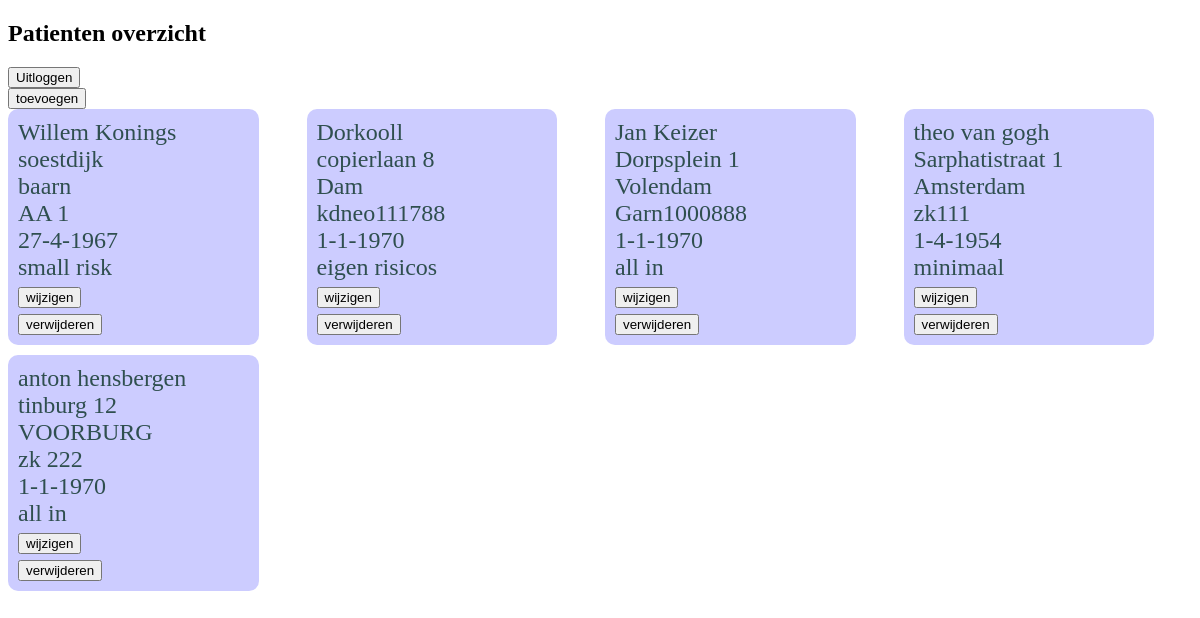
The page / (signed in) on the database its author committed.
### tables this page shows
CREATE TABLE `patienten` (
  `id` int(11) NOT NULL,
  `naam` varchar(50) NOT NULL,
  `adres` varchar(100) NOT NULL,
  `woonplaats` varchar(50) NOT NULL,
  `zknummer` varchar(12) NOT NULL,
  `geboortedatum` varchar(12) NOT NULL,
  `soortverzekering` varchar(15) NOT NULL,
  `artsid` int(11) NOT NULL
);

### index.php (called while the page is built, shortened)
<?php
include_once 'controller/Controller.php';
$controller = new Controller();
$controller->checkAction();

### model/Model.php (called while the page is built, shortened)
<?php
include_once ('model/Patient.php');
class Model
{
    private $database;
    private function makeConnection(){
        $this->database = new \PDO('mysql:host=localhost;dbname=healthone', "root", "");
    }
    public function getPatientenMetArts(){
        $selection = $this->database->query('SELECT `patienten`.`id`,`patienten`.`naam`, `adres`,`woonplaats`,`zknummer`,`geboortedatum`,`soortverzekering`, `artsen`.`naam` as artsid
        FROM `patienten`,`artsen` WHERE `patienten`.`artsid` = `artsen`.`id`');
        if($selection){
            $result=$selection->fetchAll(\PDO::FETCH_CLASS,\model\Patient::class);
            return $result;
        }
        return null;
    }
}

### model/Patient.php (called while the page is built, shortened)
<?php
class Patient
{
    public function __get($property) {
        if (property_exists($this, $property)) {
            return $this->$property;
        }
    }
}

### view/View.php (the view, shortened to what this page needs)
<?php
include_once ('model/Model.php');
include_once('model/Patient.php');
class View
{
    private $model;
    public function __construct($model){
        $this->model = $model;
    }
    public function showPatienten($result = null){
        $patienten = $this->model->getPatientenMetArts();
        echo "<!DOCTYPE html>
                <html lang=\"en\">
                <head>
                    <meta charset=\"UTF-8\">
                    <title>Overzicht patienten</title>
                    <style>
                        #patienten{
                            display:grid;
                            grid-template-columns:repeat(4,1fr);
                            grid-column-gap:10px;
                            grid-row-gap:10px;
                            justify-content: center;
                        }
                        .patient{
                            width:80%;
                            background-color:#ccccff;
                            color:darkslategray;
                            font-size:24px;
                            padding:10px;
                            border-radius:10px;
                        }
                    </style>
                </head>
                <body>";
        if (!isset($_SESSION['user']))
        {
            require ("templates/loginform.php");
        }
        else {
            echo "<h2>Patienten overzicht</h2> ";
            if (isset($_SESSION['user'])) {
               echo" <form action='index.php' method='post'>
                       <input type='hidden' name='logout' value='0'>
                       <input type='submit' value='Uitloggen'/>
                       </form>";
                if ($_SESSION['role'] == "admin") {
                    echo "
                       <form action='index.php' method='post'>
                       <input type='hidden' name='showForm' value='0'>
                       <input type='submit' value='toevoegen'/>
                       </form>
                      ";
                }
            }
            if ($patienten !== null) {
                echo "
                <div id=\"patienten\">";
                foreach ($patienten as $patient) {
                    echo "<div class=\"patient\">
                              $patient->naam<br />
                              $patient->adres<br />
                              $patient->woonplaats<br />
                              $patient->zknummer<br />
                              $patient->geboortedatum<br />
                              $patient->soortverzekering<br />
                              $patient->artsnaam";
                    if ($_SESSION['role'] == "admin") {
                        echo "
                                  <form action='index.php' method='post'>
                                   <input type='hidden' name='showForm' value='$patient->id'><input type='submit' value='wijzigen'/></form>
                                    <form action='index.php' method='post'>
                                   <input type='hidden' name='delete' value='$patient->id'><input type='submit' value='verwijderen'/></form>";
                    }
                    echo " </div></body></html>";
                }
            }
            else {
                echo "Geen patienten gevonden";
            }
        }
    }
}

### controller/Controller.php (shortened to what this page needs)
<?php
include_once "view/View.php";
include_once "model/Patient.php";
class Controller
{
    private $view;
    public function __construct(){
        $this->model = new Model();
        $this->view = new View($this->model);
    }
    public function checkAction()
    {
        if (isset($_POST['showForm']) && $_SESSION['role']=="admin") {
            $this->showFormPatientAction($_POST['showForm']);
        }
        else if (isset($_POST['update']) && $_SESSION['role']=="admin") {
            $this->updatePatientAction();
        }
        else if (isset($_POST['login'])) {
            $this->loginAction();
        }
        else if (isset($_POST['logout']) && isset($_SESSION['user'])) {
            $this->logoutAction();
        }
        else if (isset($_POST['create']) && $_SESSION['role']=="admin") {
            $this->createPatientAction();
        }
        else if (isset($_POST['delete']) && $_SESSION['role']=="admin") {
            $this->deletePatientAction($_POST['delete']);
        }
        else {
            $this->readPatientenAction();
        }
    }
public function readPatientenAction(){
        $this->view->showPatienten();
    }
}

### view/View.php (style rules this page uses)
#patienten { display:grid; grid-template-columns:repeat(4,1fr); grid-column-gap:10px; grid-row-gap:10px; justify-content: center; }
.patient { width:80%; background-color:#ccccff; color:darkslategray; font-size:24px; padding:10px; border-radius:10px; }

### rows shown on the page
patienten: naam "Willem Konings", adres "soestdijk", woonplaats "baarn", zknummer "AA 1", geboortedatum "27-4-1967", soortverzekering "small risk"
patienten: naam "Dorkooll", adres "copierlaan 8", woonplaats "Dam", zknummer "kdneo111788", geboortedatum "1-1-1970", soortverzekering "eigen risicos"
patienten: naam "Jan Keizer", adres "Dorpsplein 1", woonplaats "Volendam", zknummer "Garn1000888", geboortedatum "1-1-1970", soortverzekering "all in"
patienten: naam "theo van gogh", adres "Sarphatistraat 1", woonplaats "Amsterdam", zknummer "zk111", geboortedatum "1-4-1954", soortverzekering "minimaal"
patienten: naam "anton hensbergen", adres "tinburg 12", woonplaats "VOORBURG", zknummer "zk 222", geboortedatum "1-1-1970", soortverzekering "all in"
